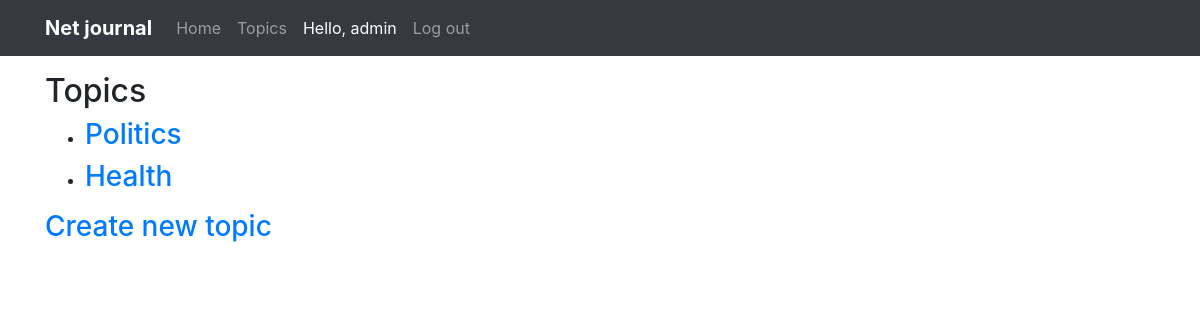
Before: /topics/ (signed in) with the older database file.
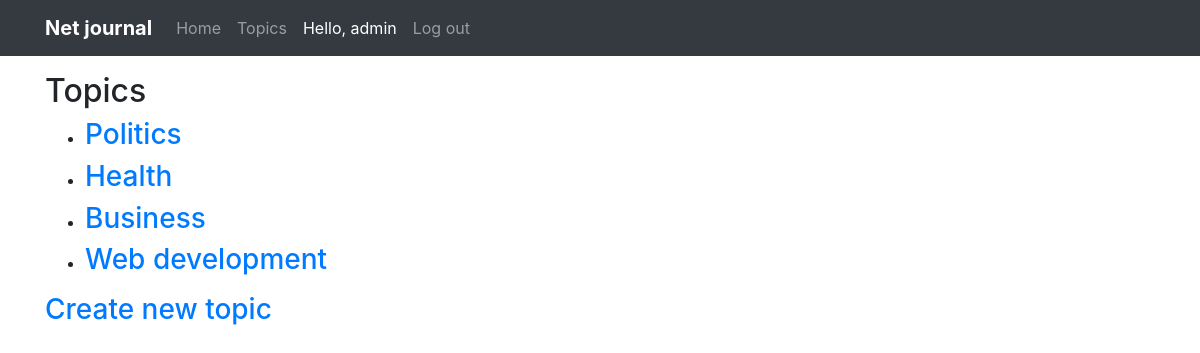
After: the same page with the newer database file.
### journal_app/models.py (models this page shows)
class Topic (models.Model):
    text = models.CharField(max_length=200)
    date = models.DateTimeField(auto_now_add=True)
    owner = models.ForeignKey(User, on_delete=models.CASCADE)
    def __str__(self):
        return self.text

### journal_app/views.py (the view)
# urls.py: url(r'^topics/$', views.topics, name='topics'), #Topics page
@login_required
def topics(request):
    ordered_topics = Topic.objects.filter(owner=request.user).order_by('date')
    context = {'topics': ordered_topics}
    return render(request, 'journal_app/topics.html', context)

### journal_app/templates/journal_app/topics.html
{% extends 'journal_app/base.html' %}
{% block header %}
  <h2>Topics</h2>
{% endblock header %}
{% block content %}
  <ul>
    {% for topic in topics %}
      <li>
        <h3>
          <a href="{% url 'topic' topic.id %}">{{topic}}</a>
        </h3>
      </li>
    {% empty %}
      <li>There are no topics, add yours here</li>
    {% endfor %}
  </ul>
  <h3><a href="{% url 'create_topic' %}">Create new topic</a></h3>
{% endblock content %}

### journal_app/templates/journal_app/base.html (shortened to what this page needs)
{% load  bootstrap4  %}
<!DOCTYPE html>
<html>
  <head>
    {% bootstrap_css %}
  </head>
  <body>
    <nav class="navbar navbar-expand-sm navbar-dark bg-dark">
      <div class="container">
      <a class="navbar-brand font-weight-bold" href="{% url 'index' %}">Net journal</a>
      <div class="collapse navbar-collapse" id="collapsibleNavId">
        <ul class="navbar-nav mr-auto mt-2 mt-lg-0">
          <li class="nav-item">
            <a class="nav-link" href="{% url 'index' %}">Home <span class="sr-only">(current)</span></a>
          </li>
          <li class="nav-item">
            <a class="nav-link" href="{% url 'topics' %}">Topics</a>
          </li>
          {% if user.is_authenticated %}
            <li class="nav-item active"><a class="nav-link" href="#">Hello, {{user.username}}</a></li>
            <li class="nav-item"><a class="nav-link" href="{% url 'logout' %}">Log out</a></li>
          {% else %}
            <li class="nav-item"><a class="nav-link" href="{% url 'register' %}">Register</a></li>
            <li class="nav-item"><a class="nav-link" href="{% url 'login' %}">Log in</a></li>
          {% endif %}
      </div>
      </div>
    </nav>
  <main class="container">
    <div class="page-header pt-3">
      {% block header %}{% endblock header %}
    </div>
    <div>
      {% block content %}{% endblock content %}
    </div>
  </main>
</body>
</html>

Changed rows visible on the page:
added Topic: text "Business"
added Topic: text "Web development"
